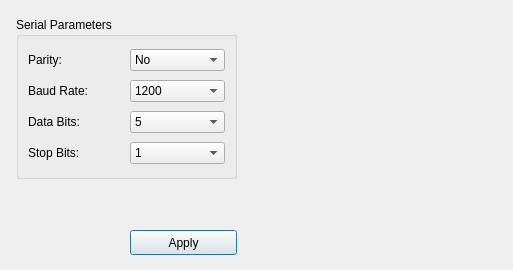
<?xml version="1.0" encoding="UTF-8"?>
<ui version="4.0">
 <class>SettingDialog</class>
 <widget class="QDialog" name="SettingDialog">
  <property name="geometry">
   <rect>
    <x>0</x>
    <y>0</y>
    <width>513</width>
    <height>270</height>
   </rect>
  </property>
  <property name="windowTitle">
   <string>Dialog</string>
  </property>
  <widget class="QGroupBox" name="groupBox">
   <property name="geometry">
    <rect>
     <x>16</x>
     <y>17</y>
     <width>221</width>
     <height>162</height>
    </rect>
   </property>
   <property name="title">
    <string>Serial Parameters</string>
   </property>
   <layout class="QGridLayout" name="gridLayout_2">
    <item row="0" column="0">
     <widget class="QLabel" name="label_2">
      <property name="text">
       <string>Parity:</string>
      </property>
     </widget>
    </item>
    <item row="0" column="1">
     <widget class="QComboBox" name="parityCombo">
      <item>
       <property name="text">
        <string>No</string>
       </property>
      </item>
      <item>
       <property name="text">
        <string>Even</string>
       </property>
      </item>
      <item>
       <property name="text">
        <string>Odd</string>
       </property>
      </item>
      <item>
       <property name="text">
        <string>Space</string>
       </property>
      </item>
      <item>
       <property name="text">
        <string>Mark</string>
       </property>
      </item>
     </widget>
    </item>
    <item row="1" column="0">
     <widget class="QLabel" name="label_3">
      <property name="text">
       <string>Baud Rate:</string>
      </property>
     </widget>
    </item>
    <item row="1" column="1">
     <widget class="QComboBox" name="baudCombo">
      <item>
       <property name="text">
        <string>1200</string>
       </property>
      </item>
      <item>
       <property name="text">
        <string>2400</string>
       </property>
      </item>
      <item>
       <property name="text">
        <string>4800</string>
       </property>
      </item>
      <item>
       <property name="text">
        <string>9600</string>
       </property>
      </item>
      <item>
       <property name="text">
        <string>19200</string>
       </property>
      </item>
      <item>
       <property name="text">
        <string>38400</string>
       </property>
      </item>
      <item>
       <property name="text">
        <string>57600</string>
       </property>
      </item>
      <item>
       <property name="text">
        <string>115200</string>
       </property>
      </item>
     </widget>
    </item>
    <item row="2" column="0">
     <widget class="QLabel" name="label_4">
      <property name="text">
       <string>Data Bits:</string>
      </property>
     </widget>
    </item>
    <item row="2" column="1">
     <widget class="QComboBox" name="dataBitsCombo">
      <item>
       <property name="text">
        <string>5</string>
       </property>
      </item>
      <item>
       <property name="text">
        <string>6</string>
       </property>
      </item>
      <item>
       <property name="text">
        <string>7</string>
       </property>
      </item>
      <item>
       <property name="text">
        <string>8</string>
       </property>
      </item>
     </widget>
    </item>
    <item row="3" column="0">
     <widget class="QLabel" name="label_5">
      <property name="text">
       <string>Stop Bits:</string>
      </property>
     </widget>
    </item>
    <item row="3" column="1">
     <widget class="QComboBox" name="stopBitsCombo">
      <item>
       <property name="text">
        <string>1</string>
       </property>
      </item>
      <item>
       <property name="text">
        <string>3</string>
       </property>
      </item>
      <item>
       <property name="text">
        <string>2</string>
       </property>
      </item>
     </widget>
    </item>
   </layout>
  </widget>
  <widget class="QPushButton" name="applyButton">
   <property name="geometry">
    <rect>
     <x>130</x>
     <y>230</y>
     <width>107</width>
     <height>25</height>
    </rect>
   </property>
   <property name="text">
    <string>Apply</string>
   </property>
  </widget>
 </widget>
 <resources/>
 <connections/>
</ui>
